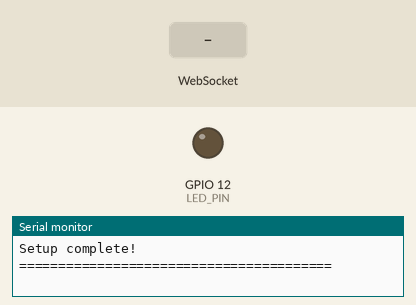
Simulated run of this program. Board: ESP32. On the bench: output pins drawn as LEDs (lit = HIGH), the last lines printed to the serial monitor. The test bench sets the inputs (shaded band). WiFi joins after 1.5 s; servers stay silent unless stated; the camera gives no picture.

Above: at 3.0 s.
3.1 s: WebSocket text "LED_ON" received
At 3.6 s:
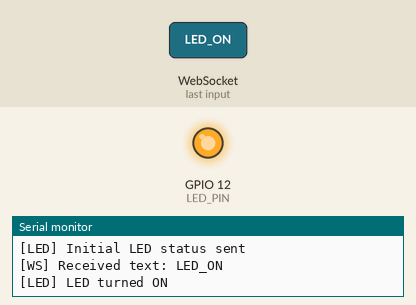
4.7 s: WebSocket text "LED_OFF" received
At 5.9 s:
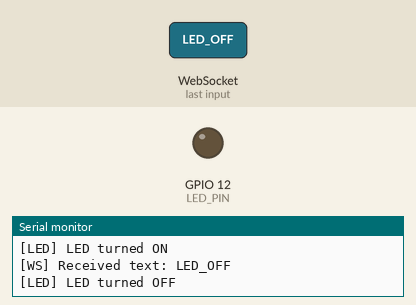
Timing chart, 0 to 7.7 s (numbered marks = the images above; inputs shaded):
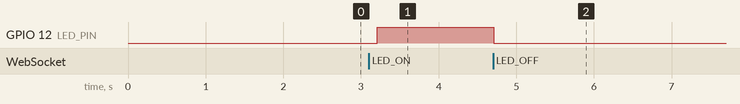

Measured:
- after the input at 3.1 s, GPIO 12 (LED_PIN): LOW → HIGH after 0.11 s
- after the input at 4.7 s, GPIO 12 (LED_PIN): HIGH → LOW at once

The program:

main.cpp
```cpp
// (licence header left out)
#include <Arduino.h>
#include <WiFi.h>
#include <WebSocketsClient.h>
#include "esp_camera.h"
#include "soc/soc.h"
#include "soc/rtc_cntl_reg.h"

// Import configuration
#include "Config.h"

// ========================================
// Global Variables
// ========================================
WebSocketsClient webSocket;
bool isConnected = false;
unsigned long lastFrameTime = 0;
unsigned long frameCount = 0;
bool ledState = false; // LED 상태 (false=OFF, true=ON)

// ========================================
// Camera Initialization
// ========================================
bool initCamera() {
    Serial.println("Initializing camera...");

    camera_config_t config;
    config.ledc_channel = LEDC_CHANNEL_0;
    config.ledc_timer = LEDC_TIMER_0;
    config.pin_d0 = Y2_GPIO_NUM;
    config.pin_d1 = Y3_GPIO_NUM;
    config.pin_d2 = Y4_GPIO_NUM;
    config.pin_d3 = Y5_GPIO_NUM;
    config.pin_d4 = Y6_GPIO_NUM;
    config.pin_d5 = Y7_GPIO_NUM;
    config.pin_d6 = Y8_GPIO_NUM;
    config.pin_d7 = Y9_GPIO_NUM;
    config.pin_xclk = XCLK_GPIO_NUM;
    config.pin_pclk = PCLK_GPIO_NUM;
    config.pin_vsync = VSYNC_GPIO_NUM;
    config.pin_href = HREF_GPIO_NUM;
    config.pin_sccb_sda = SIOD_GPIO_NUM;  // Fixed deprecated name
    config.pin_sccb_scl = SIOC_GPIO_NUM;  // Fixed deprecated name
    config.pin_pwdn = PWDN_GPIO_NUM;
    config.pin_reset = RESET_GPIO_NUM;
    config.xclk_freq_hz = 25000000;  // Increased from 20MHz to 25MHz for faster capture
    config.pixel_format = PIXFORMAT_JPEG;

    // Frame size and quality settings - Optimized for cloud server (data cost saving)
    if (psramFound()) {
        config.frame_size = FRAMESIZE_HVGA; // 400x296 (good balance)
        config.jpeg_quality = 25;           // 0-63, higher=more compression, 25 saves ~70% bandwidth
        config.fb_count = 2;                // Double buffering sufficient for 15 FPS
        Serial.println("PSRAM found - Cloud-optimized mode (15 FPS, compressed)");
    } else {
        config.frame_size = FRAMESIZE_SVGA; // 800x600
        config.jpeg_quality = 12;
        config.fb_count = 1;
        Serial.println("PSRAM not found - using lower quality");
    }

    // Initialize camera
    esp_err_t err = esp_camera_init(&config);
    if (err != ESP_OK) {
        Serial.printf("Camera init failed with error 0x%x\n", err);
        return false;
    }

    // Camera sensor settings
    sensor_t* s = esp_camera_sensor_get();
    if (s != NULL) {
        // Adjust settings for better performance
        s->set_brightness(s, 0);     // -2 to 2
        s->set_contrast(s, 0);       // -2 to 2
        s->set_saturation(s, 0);     // -2 to 2
        s->set_special_effect(s, 0); // 0 to 6 (0 - No Effect)
        s->set_whitebal(s, 1);       // 0 = disable , 1 = enable
        s->set_awb_gain(s, 1);       // 0 = disable , 1 = enable
        s->set_wb_mode(s, 0);        // 0 to 4
        s->set_exposure_ctrl(s, 1);  // 0 = disable , 1 = enable
        s->set_aec2(s, 0);           // 0 = disable , 1 = enable
        s->set_gain_ctrl(s, 1);      // 0 = disable , 1 = enable
        s->set_agc_gain(s, 0);       // 0 to 30
        s->set_gainceiling(s, (gainceiling_t)0); // 0 to 6
        s->set_bpc(s, 0);            // 0 = disable , 1 = enable
        s->set_wpc(s, 1);            // 0 = disable , 1 = enable
        s->set_raw_gma(s, 1);        // 0 = disable , 1 = enable
        s->set_lenc(s, 1);           // 0 = disable , 1 = enable
        s->set_hmirror(s, 0);        // 0 = disable , 1 = enable
        s->set_vflip(s, 0);          // 0 = disable , 1 = enable
        s->set_dcw(s, 1);            // 0 = disable , 1 = enable
        s->set_colorbar(s, 0);       // 0 = disable , 1 = enable
    }

    Serial.println("Camera initialized successfully");
    return true;
}

// ========================================
// WiFi Connection
// ========================================
void connectWiFi() {
    Serial.println();
    Serial.print("Connecting to WiFi: ");
    Serial.println(WIFI_SSID);

    WiFi.mode(WIFI_STA);
    WiFi.setSleep(false);  // Disable WiFi power saving for lower latency
    WiFi.begin(WIFI_SSID, WIFI_PASSWORD);

    int attempts = 0;
    while (WiFi.status() != WL_CONNECTED && attempts < 20) {
        delay(500);
        Serial.print(".");
        attempts++;
    }

    if (WiFi.status() == WL_CONNECTED) {
        Serial.println();
        Serial.println("WiFi connected!");
        Serial.print("IP address: ");
        Serial.println(WiFi.localIP());
        Serial.print("Signal strength (RSSI): ");
        Serial.println(WiFi.RSSI());
    } else {
        Serial.println();
        Serial.println("WiFi connection failed!");
    }
}

// ========================================
// WebSocket Event Handler
// ========================================
void webSocketEvent(WStype_t type, uint8_t* payload, size_t length) {
    switch (type) {
        case WStype_DISCONNECTED:
            Serial.println("[WS] Disconnected");
            isConnected = false;
            break;

        case WStype_CONNECTED:
            Serial.printf("[WS] Connected to: %s\n", payload);
            isConnected = true;
            frameCount = 0;

            // Send firmware version to server
            delay(100); // Short delay to ensure connection is stable
            webSocket.sendTXT(String("FIRMWARE_VERSION:") + String(APP_VERSION));
            Serial.printf("[WS] Sent firmware version: %s\n", APP_VERSION);

            // Send current LED status on connect
            webSocket.sendTXT(ledState ? "LED_STATUS:ON" : "LED_STATUS:OFF");
            Serial.println("[LED] Initial LED status sent");
            break;

        case WStype_TEXT: {
            Serial.printf("[WS] Received text: %s\n", payload);
            // LED 제어 명령 처리
            String message = String((char*)payload);
            if (message == "LED_ON") {
                digitalWrite(LED_PIN, HIGH);
                ledState = true;
                Serial.println("[LED] LED turned ON");
                webSocket.sendTXT("LED_STATUS:ON");
            } else if (message == "LED_OFF") {
                digitalWrite(LED_PIN, LOW);
                ledState = false;
                Serial.println("[LED] LED turned OFF");
                webSocket.sendTXT("LED_STATUS:OFF");
            } else if (message == "LED_STATUS") {
                // LED 상태 요청
                webSocket.sendTXT(ledState ? "LED_STATUS:ON" : "LED_STATUS:OFF");
            }
            break;
        }

        case WStype_ERROR:
            Serial.println("[WS] Error occurred");
            isConnected = false;
            break;

        default:
            break;
    }
}

// ========================================
// Capture and Send Frame
// ========================================
void captureAndSendFrame() {
    if (!isConnected) {
        return;
    }

    // Capture frame
    camera_fb_t* fb = esp_camera_fb_get();
    if (!fb) {
        Serial.println("Camera capture failed");
        return;
    }

    // Send frame via WebSocket
    bool success = webSocket.sendBIN(fb->buf, fb->len);

    if (success) {
        frameCount++;
        if (frameCount % 30 == 0) { // Log every 30 frames
            Serial.printf("Frame #%lu sent (%u bytes)\n", frameCount, fb->len);
        }
    } else {
        Serial.println("Failed to send frame");
    }

    // Return frame buffer
    esp_camera_fb_return(fb);
}

// ========================================
// Setup
// ========================================
void setup() {
    // Disable brownout detector
    WRITE_PERI_REG(RTC_CNTL_BROWN_OUT_REG, 0);

    // Initialize serial
    Serial.begin(115200);
    Serial.setDebugOutput(true);
    Serial.println();
    Serial.println("========================================");
    Serial.println("ESP32-CAM WebSocket Stream Client");
    Serial.println("========================================");

    // Initialize LED
    pinMode(LED_PIN, OUTPUT);
    digitalWrite(LED_PIN, LOW);  // LED OFF initially
    Serial.println("LED initialized (GPIO 4)");

    // Initialize camera
    if (!initCamera()) {
        Serial.println("Camera initialization failed!");
        Serial.println("System halted.");
        while (true) {
            delay(1000);
        }
    }

    // Connect to WiFi
    connectWiFi();

    if (WiFi.status() != WL_CONNECTED) {
        Serial.println("Cannot proceed without WiFi!");
        Serial.println("System halted.");
        while (true) {
            delay(1000);
        }
    }

    // Initialize WebSocket client
    Serial.printf("Connecting to WebSocket: ws://%s:%d%s\n", WS_HOST, WS_PORT, WS_PATH);
    webSocket.begin(WS_HOST, WS_PORT, WS_PATH);
    webSocket.onEvent(webSocketEvent);
    webSocket.setReconnectInterval(3000);  // Reduced from 5000ms for faster recovery
    webSocket.enableHeartbeat(15000, 3000, 2);  // Enable heartbeat for connection stability

    Serial.println("Setup complete!");
    Serial.println("========================================");
}

// ========================================
// Main Loop
// ========================================
void loop() {
    // Handle WebSocket events
    webSocket.loop();

    // Send frames at specified interval
    unsigned long currentTime = millis();
    if (isConnected && (currentTime - lastFrameTime >= FRAME_INTERVAL)) {
        captureAndSendFrame();
        lastFrameTime = currentTime;
    }

    // Small delay to prevent watchdog timer issues
    delay(10);
}
```

Config.h
```cpp
// (licence header left out)
#ifndef CONFIG_H
#define CONFIG_H

// ========================================
// WiFi Configuration
// ⚠️ 배포 전 반드시 본인의 WiFi 정보로 변경하세요!
// ========================================
#define WIFI_SSID        "DLive_CF84"
#define WIFI_PASSWORD    "BD0982CF83"

// WiFi 연결 설정
#define WIFI_CONNECT_TIMEOUT     20       // WiFi 연결 시도 횟수
#define WIFI_RETRY_DELAY         500      // WiFi 재연결 대기 시간 (ms)

// ========================================
// WebSocket Server Configuration
// ⚠️ 배포 전 반드시 서버 주소로 변경하세요!
// ========================================
#define WS_HOST          "52.79.241.244"  // 서버 IP 또는 도메인
#define WS_PORT          8887                         // 서버 포트 (ESP32 직접 연결)
#define WS_PATH          "/esp32"                     // WebSocket 경로

// WebSocket 연결 설정
#define WS_RECONNECT_INTERVAL    5000     // WebSocket 재연결 간격 (ms)
#define WS_PING_INTERVAL         30000    // Ping 전송 간격 (ms)

// ========================================
// Camera Configuration
// ========================================
// Frame Rate 설정
#define FRAME_INTERVAL   100              // 프레임 전송 간격 (ms) - 100ms = 10 FPS
#define TARGET_FPS       10               // 목표 FPS

// Camera Quality
#define JPEG_QUALITY     12               // JPEG 품질 (0-63, 낮을수록 고품질)
#define FRAME_SIZE       FRAMESIZE_HVGA   // 해상도: HVGA (480x320)

// Available Frame Sizes:
// - FRAMESIZE_QQVGA  (160x120)
// - FRAMESIZE_QVGA   (320x240)
// - FRAMESIZE_HVGA   (480x320)
// - FRAMESIZE_VGA    (640x480)
// - FRAMESIZE_SVGA   (800x600)
// - FRAMESIZE_XGA    (1024x768)
// - FRAMESIZE_SXGA   (1280x1024)

// ========================================
// LED Configuration
// ========================================
#define LED_PIN          12               // 외부 LED 핀 (GPIO 12)
#define LED_FLASH_PIN    4                // 내장 플래시 LED (GPIO 4)
#define LED_BUILTIN_PIN  33               // ESP32-CAM 내장 LED (일부 모델)

// ========================================
// Camera Pin Configuration (AI-Thinker ESP32-CAM)
// ⚠️ 다른 ESP32-CAM 모델을 사용하는 경우 핀 설정을 변경하세요!
// ========================================
#define CAMERA_MODEL_AI_THINKER

#define PWDN_GPIO_NUM     32
#define RESET_GPIO_NUM    -1
#define XCLK_GPIO_NUM      0
#define SIOD_GPIO_NUM     26
#define SIOC_GPIO_NUM     27

#define Y9_GPIO_NUM       35
#define Y8_GPIO_NUM       34
#define Y7_GPIO_NUM       39
#define Y6_GPIO_NUM       36
#define Y5_GPIO_NUM       21
#define Y4_GPIO_NUM       19
#define Y3_GPIO_NUM       18
#define Y2_GPIO_NUM        5
#define VSYNC_GPIO_NUM    25
#define HREF_GPIO_NUM     23
#define PCLK_GPIO_NUM     22

// ========================================
// Debug Configuration
// ========================================
#define SERIAL_BAUD_RATE  115200          // 시리얼 통신 속도
#define DEBUG_ENABLED     true            // 디버그 로그 활성화

// Debug 매크로
#if DEBUG_ENABLED
  #define DEBUG_PRINT(x)    Serial.print(x)
  #define DEBUG_PRINTLN(x)  Serial.println(x)
  #define DEBUG_PRINTF(...)  Serial.printf(__VA_ARGS__)
#else
  #define DEBUG_PRINT(x)
  #define DEBUG_PRINTLN(x)
  #define DEBUG_PRINTF(...)
#endif

// ========================================
// System Configuration
// ========================================
#define WATCHDOG_ENABLED  false           // Watchdog 타이머 비활성화 (브라운아웃 방지)

// Memory Configuration
#define USE_PSRAM         true            // PSRAM 사용 여부

// ========================================
// Application Info
// ========================================
#define APP_NAME          "ESP32-CAM Stream"
#define APP_VERSION       "1.0.1"
#define APP_AUTHOR        "Granule Co Ltd"

#endif // CONFIG_H
```
